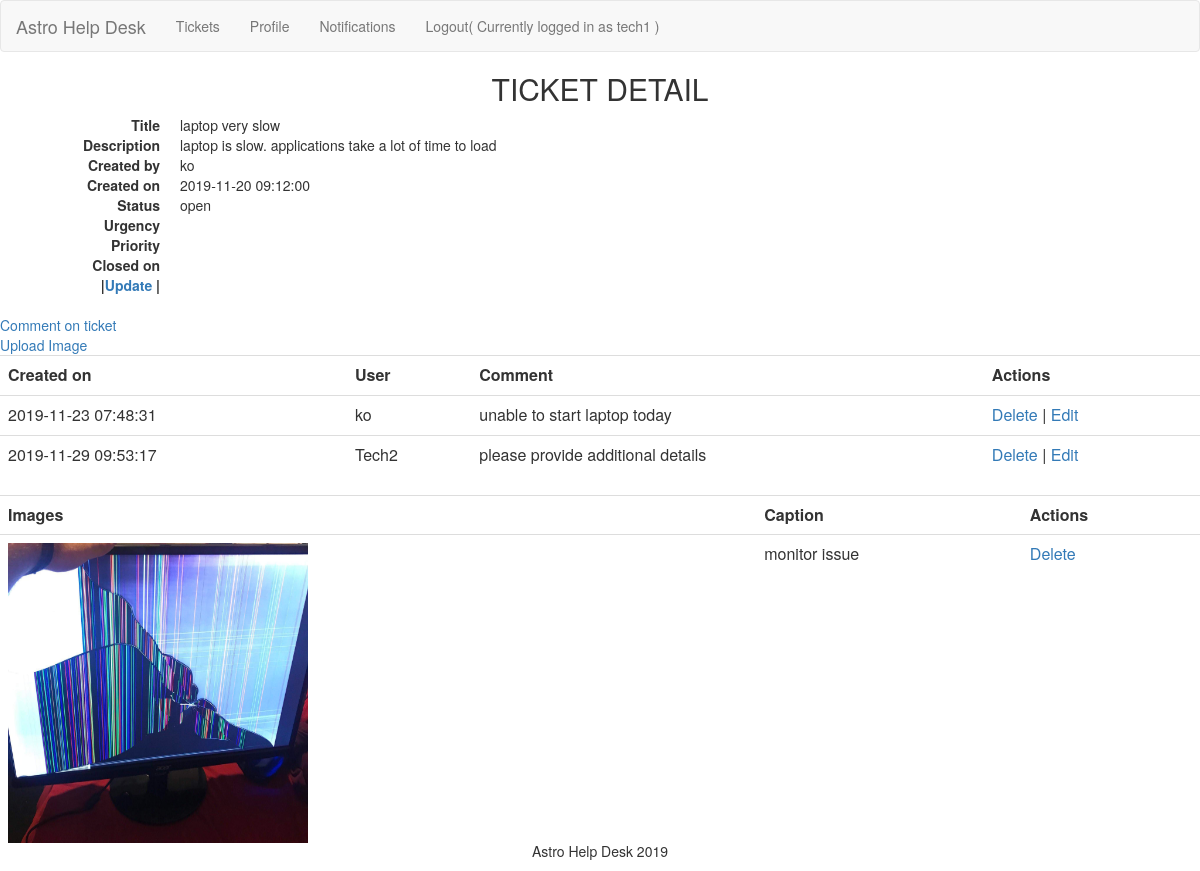
Page /Ticket_Detail/index/7 (signed in) on the committed database.
### tables this page shows
CREATE TABLE `ticket` (
  `ticket_id` int(11) NOT NULL,
  `title` varchar(50) NOT NULL,
  `description` varchar(500) NOT NULL,
  `created_by` int(11) NOT NULL,
  `created_on` datetime NOT NULL,
  `ticket_status` varchar(50) NOT NULL,
  `urgency` varchar(50) DEFAULT NULL,
  `priority` varchar(50) DEFAULT NULL,
  `closed_on` datetime DEFAULT NULL,
  `assigned_to` int(11) DEFAULT NULL
);

CREATE TABLE `user` (
  `user_id` int(11) NOT NULL,
  `username` varchar(50) NOT NULL,
  `password` varchar(300) NOT NULL,
  `name` varchar(100) NOT NULL,
  `email` varchar(100) NOT NULL,
  `phone_number` varchar(100) NOT NULL,
  `address` varchar(300) NOT NULL,
  `job_type` varchar(100) NOT NULL,
  `user_type` varchar(50) NOT NULL,
  `status` varchar(50) NOT NULL
);

CREATE TABLE `ticket_detail` (
  `ticket_detail_id` int(11) NOT NULL,
  `ticket_id` int(11) NOT NULL,
  `detail_message` tinytext NOT NULL,
  `created_by` int(11) NOT NULL,
  `created_on` datetime NOT NULL
);

CREATE TABLE `image` (
  `image_id` int(11) NOT NULL,
  `ticket_id` int(11) NOT NULL,
  `caption` varchar(100) DEFAULT NULL,
  `path_name` varchar(500) NOT NULL
);

### app/controllers/Ticket_DetailController.php (called while the page is built, shortened)
<?php
class Ticket_DetailController extends Controller{
	public function index($ticket_id){
		$theTicket = $this->model('Ticket')->find($ticket_id);
		$ticket_detail = $this->model('Ticket_Detail');
		$ticket_details = $ticket_detail->getAll($ticket_id);
		$images = $this->model('Image')->getAll($ticket_id);
		$ticketDetailArray = array('ticket_id'=>$ticket_id,'theTicket'=>$theTicket,
		'ticket_details'=> $ticket_details, 'images' => $images);
		$this->view('Ticket_Detail/index', $ticketDetailArray);
	}
}
?>

### app/core/App.php (called while the page is built, shortened)
<?php
class App
{
	protected $method = 'login';
	public function __construct(){
		$url = $this->parseURL();
		unset($url[0]);
		$this->controller = new $this->controller();
		if(isset($url[1])){
			if(method_exists($this->controller, $url[1])){
				$this->method = $url[1];
			}
			unset($url[1]);
		}
		$this->params = $url ? array_values($url) : [];
		call_user_func_array([$this->controller, $this->method], $this->params);
	}
	public function parseUrl(){
		if(isset($_GET['url'])){
			return explode('/', filter_var(rtrim($_GET['url'], '/'), FILTER_SANITIZE_URL));
		}
	}
}
?>

### index.php (called while the page is built, shortened)
<?php
$app = new App();
?>

### app/models/ticket.php (called while the page is built, shortened)
<?php
class Ticket extends Model{
    public function find($ticket_id){
        $stmt = self::$_connection->prepare("SELECT  * FROM Ticket  JOIN User ON Ticket.created_by = User.user_id WHERE ticket_id = :ticket_id");
        $stmt->execute(['ticket_id'=>$ticket_id]);
        $stmt->setFetchMode(PDO::FETCH_CLASS, 'Ticket');
        return $stmt->fetch();
    }
}
?>

### app/core/Model.php (called while the page is built, shortened)
<?php
class Model{
	public function __construct()
    {
        $server = 'localhost';
        $DBName = 'help_desk';
        $user = 'root';
        $pass = '';
    }
}
?>

### app/models/ticket_detail.php (called while the page is built, shortened)
<?php
class Ticket_Detail extends Model{
	public function getAll($ticket_id){
        $stmt = self::$_connection->prepare("SELECT * FROM Ticket_Detail JOIN User ON Ticket_Detail.created_by = User.user_id
             WHERE ticket_id = :ticket_id");
        $stmt->execute(['ticket_id'=>$ticket_id]);
    	$stmt->setFetchMode(PDO::FETCH_CLASS, 'Ticket_Detail');
		return $stmt->fetchAll();
    }
}
?>

### app/models/Image.php (called while the page is built, shortened)
<?php
class Image extends Model{
     public function getAll($ticket_id){
        $stmt = self::$_connection->prepare("SELECT * FROM Image WHERE ticket_id = :ticket_id");
        $stmt->execute(['ticket_id'=>$ticket_id]);
        $stmt->setFetchMode(PDO::FETCH_CLASS, 'Image');
        return $stmt->fetchAll();
     }
}
?>

### app/views/Ticket_Detail/index.php (the view, shortened to what this page needs)
<html>
<head>
	<link rel="stylesheet" type="text/css" href="/css/bootstrap.css" />
</head>
<body>
	<h2 align="center">TICKET DETAIL</h2>
<?php
$ticket = $model['theTicket'];
echo "
			<dl class = 'dl-horizontal'>
				<dt>Title</dt>
					<dd>$ticket->title</dd>
				<dt>Description</dt>
					<dd>$ticket->description</dd>
				<dt>Created by</dt>
					<dd>$ticket->name</dd>
				<dt>Created on</dt>
					<dd>$ticket->created_on</dd>
				<dt>Status</dt>
					<dd>$ticket->ticket_status</dd>
				<dt>
				<dt>Urgency</dt>
					<dd>$ticket->urgency</dd>
				<dt>
				<dt>Priority</dt>
					<dd>$ticket->priority</dd>
				<dt>
				<dt>Closed on</dt>
					<dd>$ticket->closed_on</dd>
				";
				 if($_SESSION['user_type'] != 'end user'){
				echo "
				  <dt>|<a href='/Ticket/update/$ticket->ticket_id'>Update</a> |
				</dt>
			</dl>";
		}
?>
<br>
<a href="/Ticket_Detail/create/<?php echo $model['ticket_id']; ?>" class="button">Comment on ticket</a><br>
<a href="/Image/upload/<?php echo $model['ticket_id']; ?>" class="button">Upload Image</a>
<table  class="table .table-striped">
	<tr>
		<th>Created on</th>
		<th>User</th>
		<th>Comment</th>
		<th>Actions</th>
	</tr>
<?php
foreach($model['ticket_details'] as $ticket_detail){
	echo "
			<tr>
				<td>$ticket_detail->created_on</td>
				<td>$ticket_detail->name</td>
				<td>$ticket_detail->detail_message</td>
				<td>
				   <a href='/Ticket_Detail/delete/$ticket_detail->ticket_detail_id'>Delete</a> |
				   <a href='/Ticket_Detail/edit/$ticket_detail->ticket_detail_id'>Edit</a>
				</td>
			</tr>";
}
?>
</table>
<table  class="table .table-striped">
	<tr>
		<th>Images</th>
		<th>Caption</th>
		<th>Actions</th>
	</tr>
<?php
foreach($model['images'] as $uploadedImage){
	echo "
			<tr>
				<td><img width =300 height =300  src='/uploads/$uploadedImage->path_name'/></td>
				<td>$uploadedImage->caption</td>
				<td>
				   <a href='/Image/delete/$uploadedImage->image_id'>Delete</a>
				</td>
			</tr>";
}
?>
</table>
</body>
</html>

### app/core/Controller.php (shortened to what this page needs)
<?php
class Controller
{
	protected function view($view, $model = []){
		if(file_exists('app/views/' . $view . '.php')){
			if(isset($_SESSION['login'])){
				require 'app/views/header.php';
				require 'app/views/footer.php';
			}
			require 'app/views/' . $view . '.php';
		}
		else
			echo "Can't load view $view: file not found!";
	}
	public static function model($model){
		if(file_exists('app/models/' . $model . '.php')){
			return new $model();
		}else
			return null;
	}
}
?>

### app/views/header.php
<nav class="navbar navbar-default">
	  <div class="container-fluid">
	    <div class="navbar-header">
	      <a class="navbar-brand" href="#">Astro Help Desk</a>
	    </div>
	    <ul class="nav navbar-nav">
	      <li><a href="/Ticket/index">Tickets</a></li>
	      <li><a href='/User/getUser/<?php echo "$_SESSION[user_id]"; ?>'>Profile</a></li>
	      <li><a href="/Notification/index">Notifications</a></li>
	      <?php
	      echo "<li><a href='/Login/logout'>Logout( Currently logged in as $_SESSION[username] )</a></li>";
	      ?>
	    </ul>
	  </div>
</nav>

### app/views/footer.php
<div class="navbar-fixed-bottom  text-center" style="margin-bottom:0" >
  <p>Astro Help Desk 2019</p>
</div>

### rows in the picture
ticket: title "laptop very slow", description "laptop is slow. applications take a lot of time to load", created_by.name "ko", created_on "2019-11-20 09:12:00", ticket_status "open"
ticket_detail: created_on "2019-11-23 07:48:31", created_by.name "ko", detail_message "unable to start laptop today"
ticket_detail: created_on "2019-11-29 09:53:17", created_by.name "Tech2", detail_message "please provide additional details"
image: path_name (picture), caption "monitor issue"

### other values in the picture
$_SESSION[username] "tech1"
